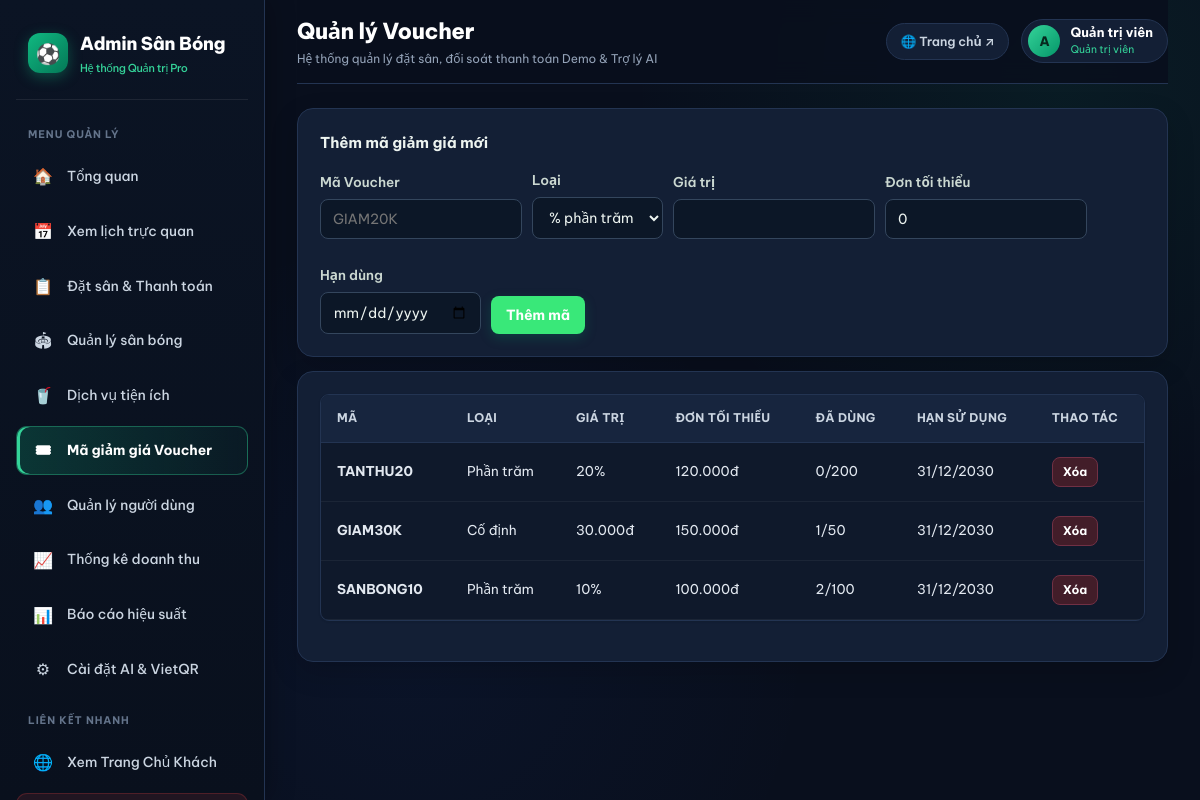
Screenshot of /admin/vouchers.php (signed in) with the database file from the repository.
### tables this page shows
CREATE TABLE users (
 id INT UNSIGNED AUTO_INCREMENT PRIMARY KEY,
 username VARCHAR(60) NOT NULL UNIQUE,
 password VARCHAR(255) NOT NULL,
 full_name VARCHAR(120) NOT NULL,
 phone VARCHAR(30) NOT NULL DEFAULT '',
 email VARCHAR(160) NOT NULL UNIQUE,
 role ENUM('user','admin') NOT NULL DEFAULT 'user',
 status ENUM('active','locked') NOT NULL DEFAULT 'active',
 created_at TIMESTAMP NOT NULL DEFAULT CURRENT_TIMESTAMP
);

CREATE TABLE vouchers (
 id INT UNSIGNED AUTO_INCREMENT PRIMARY KEY,
 code VARCHAR(50) NOT NULL UNIQUE,
 discount_type ENUM('percent','fixed') NOT NULL DEFAULT 'percent',
 discount_value INT UNSIGNED NOT NULL,
 min_order INT UNSIGNED NOT NULL DEFAULT 0,
 max_discount INT UNSIGNED NOT NULL DEFAULT 0,
 usage_limit INT UNSIGNED NOT NULL DEFAULT 100,
 used_count INT UNSIGNED NOT NULL DEFAULT 0,
 expired_at DATE NOT NULL,
 status ENUM('active','inactive') NOT NULL DEFAULT 'active',
 created_at TIMESTAMP NOT NULL DEFAULT CURRENT_TIMESTAMP
);

### includes/auth.php (called while the page is built, shortened)
<?php
require_once __DIR__.'/../config/database.php';
function e($s){ return htmlspecialchars((string)$s, ENT_QUOTES, 'UTF-8'); }
function money($n){ return number_format((int)$n,0,',','.').'đ'; }
function project_base(){
  static $base = null;
  if ($base === null) {
    $folder = basename(dirname(__DIR__));
    $base = '/' . $folder . '/';
  }
  return $base;
}
function current_user(){ global $pdo;
  $s=$pdo->prepare("SELECT * FROM users WHERE id=? AND status='active'"); $s->execute([$_SESSION['uid']]);
  $u=$s->fetch(); if(!$u){ session_destroy(); return null; } return $u; }
function require_login(){ $u=current_user(); if(!$u){ header('Location: '.project_base().'login.php'); exit; } return $u; }
function require_admin(){ $u=require_login(); if($u['role']!=='admin'){ http_response_code(403); header('Location: '.project_base().'index.php'); exit; } return $u; }

### admin/vouchers.php (the view, shortened to what this page needs)
<?php
require_once '../includes/auth.php';
$adm = require_admin();
$rows = $pdo->query("SELECT * FROM vouchers ORDER BY id DESC")->fetchAll();
$page = 'vouchers'; $title = 'Quản lý Voucher'; include '../includes/admin_header.php';
?>
<div class="box" style="margin-bottom:14px">
  <b>Thêm mã giảm giá mới</b>
  <form class="form" method="post" style="display:flex;gap:10px;flex-wrap:wrap;align-items:flex-end;max-width:100%">
    <div><label>Mã Voucher</label><input name="code" placeholder="GIAM20K" required style="margin:0"></div>
    <div><label>Loại</label><select name="discount_type" style="margin:0"><option value="percent">% phần trăm</option><option value="fixed">VNĐ cố định</option></select></div>
    <div><label>Giá trị</label><input type="number" name="discount_value" required style="margin:0"></div>
    <div><label>Đơn tối thiểu</label><input type="number" name="min_order" value="0" style="margin:0"></div>
    <div><label>Hạn dùng</label><input type="date" name="expired_at" required style="margin:0"></div>
    <button class="btn" style="height:38px">Thêm mã</button>
  </form>
</div>
<div class="box">
  <div class="tw">
    <table>
      <tr><th>Mã</th><th>Loại</th><th>Giá trị</th><th>Đơn tối thiểu</th><th>Đã dùng</th><th>Hạn sử dụng</th><th>Thao tác</th></tr>
      <?php foreach($rows as $r): ?>
        <tr>
          <td><b><?=e($r['code'])?></b></td>
          <td><?=$r['discount_type']==='percent'?'Phần trăm':'Cố định'?></td>
          <td><?=$r['discount_type']==='percent'?$r['discount_value'].'%':money($r['discount_value'])?></td>
          <td><?=money($r['min_order'])?></td>
          <td><?=$r['used_count']?>/<?=$r['usage_limit']?></td>
          <td><?=date('d/m/Y',strtotime($r['expired_at']))?></td>
          <td>
            <form class="inl" method="post" onsubmit="return confirm('Xóa mã này?')">
              <button class="btn sm red">Xóa</button>
            </form>
          </td>
        </tr>
      <?php endforeach; ?>
    </table>
  </div>
</div>
<?php include '../includes/admin_footer.php'; ?>

### includes/admin_header.php (shortened to what this page needs)
<?php
$base = project_base();
$adm_user = $adm ?? $admin ?? ['username' => 'admin', 'full_name' => 'Quản trị viên'];
$pending_bk_count = 0;
if (isset($pdo)) {
  try {
    $pending_bk_count = (int)$pdo->query("SELECT COUNT(*) FROM bookings WHERE status='pending'")->fetchColumn();
  } catch (Exception $e) {}
}
$pages = [
  'dashboard' => ['🏠', 'Tổng quan', 0],
  'calendar'  => ['📅', 'Xem lịch trực quan', 0],
  'bookings'  => ['📋', 'Đặt sân & Thanh toán', $pending_bk_count],
  'fields'    => ['🏟', 'Quản lý sân bóng', 0],
  'services'  => ['🥤', 'Dịch vụ tiện ích', 0],
  'vouchers'  => ['🎟', 'Mã giảm giá Voucher', 0],
  'users'     => ['👥', 'Quản lý người dùng', 0],
  'revenue'   => ['📈', 'Thống kê doanh thu', 0],
  'reports'   => ['📊', 'Báo cáo hiệu suất', 0],
  'settings'  => ['⚙', 'Cài đặt AI & VietQR', 0]
];
?><!DOCTYPE html>
<html lang="vi">
<head>
  <link rel="stylesheet" href="<?=$base?>assets/css/style.css">
  <link rel="stylesheet" href="<?=$base?>assets/css/admin.css">
</head>
<body class="adm">
<aside class="asb" id="asb">
  <div class="abrand">
    <div class="abrand-logo">⚽</div>
    <div>
      Admin Sân Bóng
      <span class="abrand-sub">Hệ thống Quản trị Pro</span>
    </div>
  </div>
  <div class="asb-group">Menu Quản Lý</div>
  <?php foreach($pages as $k => $v): ?>
    <a class="<?=($page??'')===$k?'on':''?>" href="<?=$base?>admin/<?=$k?>.php">
      <span class="nav-ic"><?=$v[0]?></span>
      <span><?=$v[1]?></span>
    </a>
  <?php endforeach; ?>
  <div class="asb-group">Liên Kết Nhanh</div>
  <a href="<?=$base?>index.php" target="_blank">
    <span class="nav-ic">🌐</span>
    <span>Xem Trang Chủ Khách</span>
  </a>
  <a class="out" href="<?=$base?>logout.php" onclick="return confirm('Bạn có chắc chắn muốn đăng xuất khỏi trang Quản trị?')">
  </a>
</aside>
<div class="amain">
  <header class="atop">
    <div class="atop-left">
      <div class="atop-title-wrap">
        <h2><?=e($title ?? 'Bảng điều khiển')?></h2>
        <small>Hệ thống quản lý đặt sân, đối soát thanh toán Demo & Trợ lý AI</small>
      </div>
    </div>
    <div class="atop-right">
      <a class="atop-btn" href="<?=$base?>index.php" target="_blank">🌐 Trang chủ ↗</a>
      <div class="atop-user">
        <div class="atop-avatar"><?=e(mb_strtoupper(mb_substr($adm_user['username'] ?? 'A', 0, 1)))?></div>
        <div>
          <b style="font-size:13px;display:block;line-height:1.2;color:#fff"><?=e($adm_user['full_name'] ?? $adm_user['username'])?></b>
          <small style="font-size:10.5px;color:#34d399;margin:0">Quản trị viên</small>
        </div>
      </div>
    </div>
  </header>

### rows the page displays
users: username "A", full_name "Quản trị viên"
vouchers: code "TANTHU20", discount_type "Phần trăm", discount_value "20", min_order "120.000đ", used_count "0", usage_limit "200", expired_at "31/12/2030"
vouchers: code "GIAM30K", discount_type "Cố định", discount_value "30.000đ", min_order "150.000đ", used_count "1", usage_limit "50", expired_at "31/12/2030"
vouchers: code "SANBONG10", discount_type "Phần trăm", discount_value "10", min_order "100.000đ", used_count "2", usage_limit "100", expired_at "31/12/2030"

### other values shown
$v[0] "🏠"
$v[1] "Tổng quan"
$v[0] "📅"
$v[1] "Xem lịch trực quan"
$v[0] "📋"
$v[1] "Đặt sân & Thanh toán"
$v[0] "🏟"
$v[1] "Quản lý sân bóng"
$v[0] "🥤"
$v[1] "Dịch vụ tiện ích"
$v[0] "🎟"
$v[1] "Mã giảm giá Voucher"
$v[0] "👥"
$v[1] "Quản lý người dùng"
$v[0] "📈"
